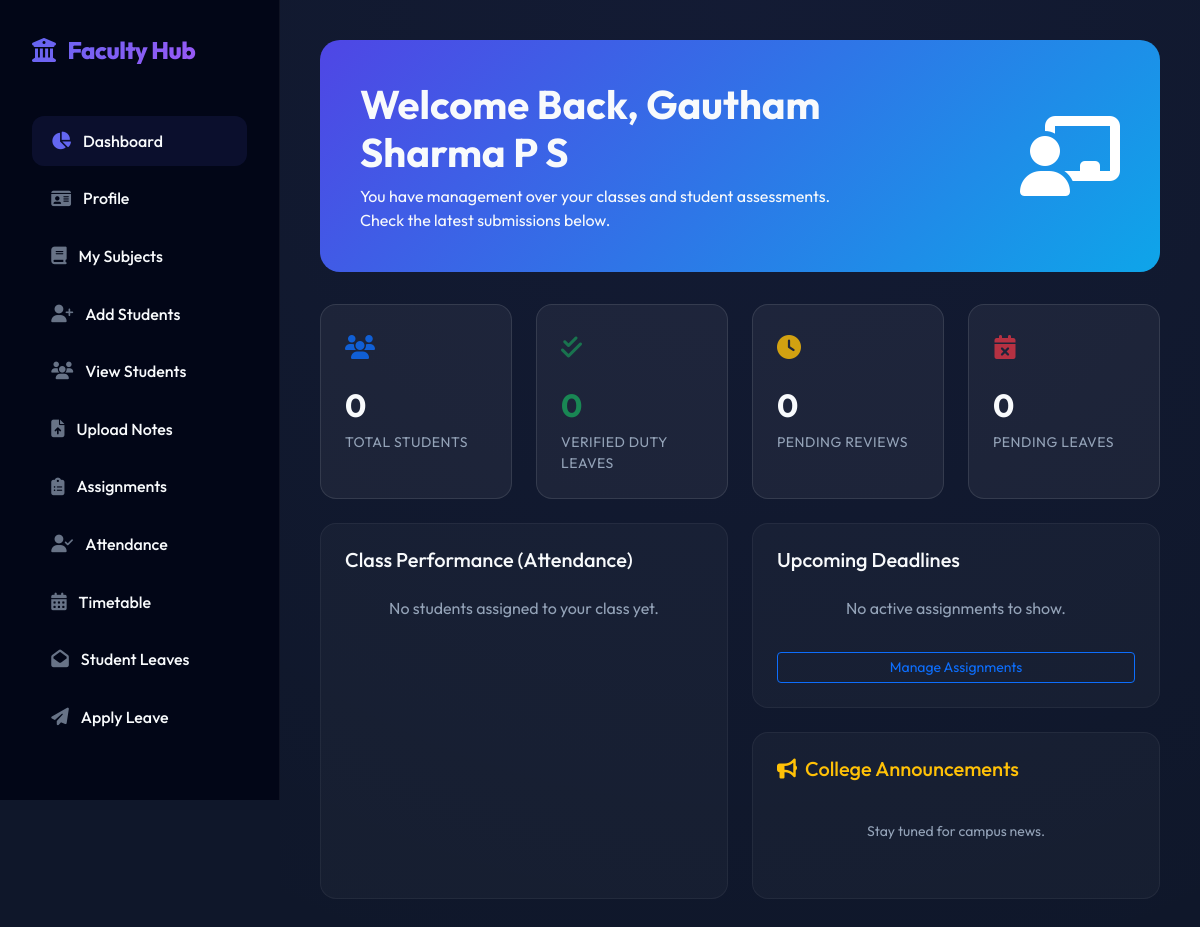
Before: /Teacher/Homepage/ (signed in) with the older database file.
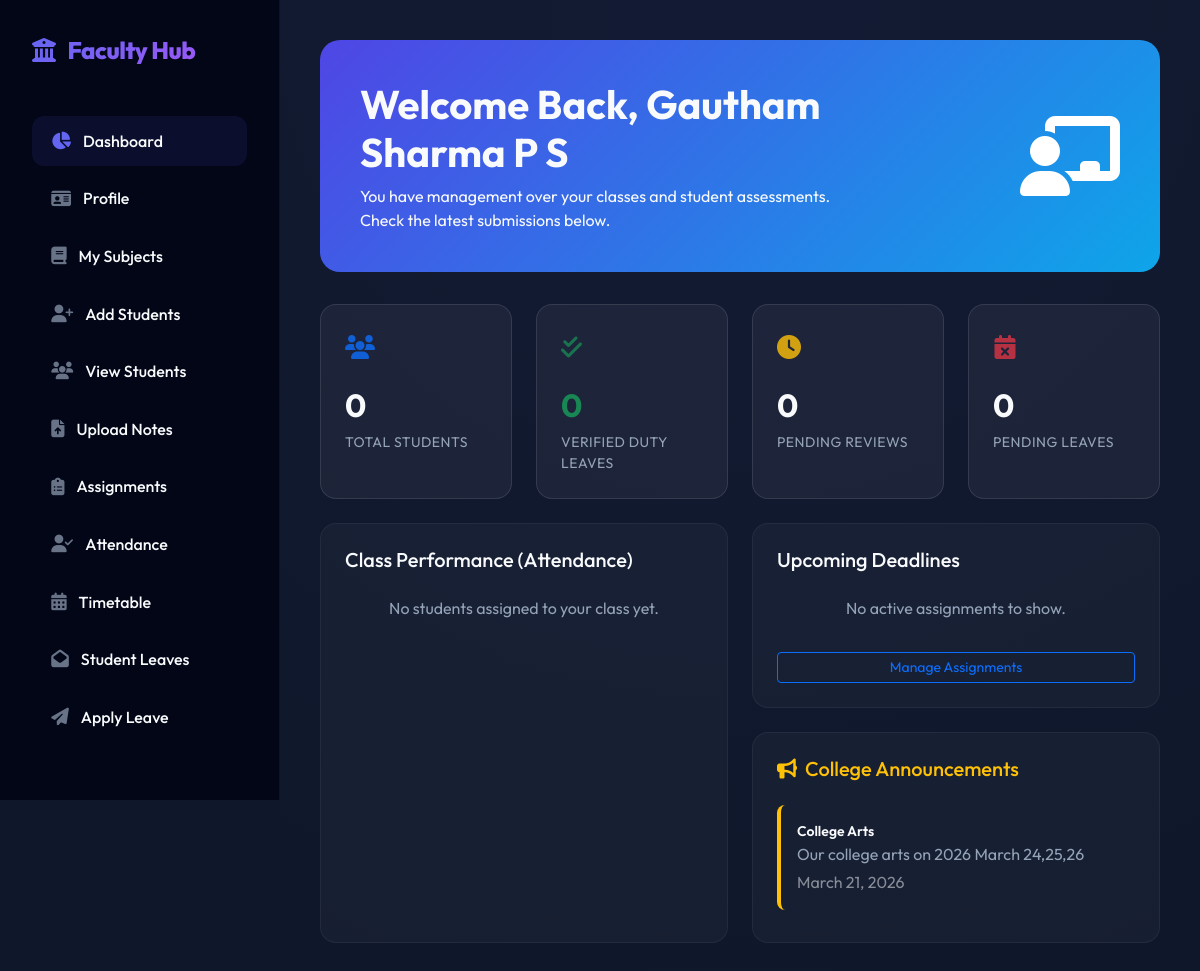
After: the same page with the newer database file.
### Admin/models.py (models this page shows)
class tbl_notification(models.Model):
    notification_title = models.CharField(max_length=200)
    notification_content = models.TextField()
    notification_date = models.DateField(auto_now_add=True)

### Teacher/views.py (the view, shortened to what this page needs)
# urls.py: path('Homepage/',views.Homepage,name="Homepage"),
def Homepage(request):
    teacher = tbl_teacher.objects.get(id=request.session['tid'])
    sc = tbl_student.objects.filter(assignclass__teacher=teacher).count()
    ac = tbl_assignment.objects.filter(teacher=teacher).count()
    lc = tbl_leave.objects.filter(student__assignclass__teacher=teacher, leave_status=0).count()
    verified_duty_leaves = tbl_dutyleave.objects.filter(student__assignclass__teacher=teacher, dutyleave_status=1).count()
    pending_duty_leaves = tbl_dutyleave.objects.filter(student__assignclass__teacher=teacher, dutyleave_status=0).count()
    asup = tbl_assignmentbody.objects.filter(assignment__teacher=teacher).count()
    pending_evals = tbl_assignmentbody.objects.filter(assignment__teacher=teacher, ass_status=0).count()
    std = tbl_student.objects.filter(assignclass__teacher=teacher)
    data = []
    assign = tbl_assignment.objects.filter(teacher=teacher).order_by('-id')[:5]
    notifications = tbl_notification.objects.all().order_by('-id')[:5]
    is_class_teacher = tbl_assignclass.objects.filter(teacher=teacher).exists()
    return render(request, "Teacher/Homepage.html", {
        'student_count': sc,
        'assignment_count': ac,
        'leave_count': lc,
        'verified_duty_leaves': verified_duty_leaves,
        'pending_duty_leaves': pending_duty_leaves,
        'assignment_submission_count': asup,
        'pending_evaluations': pending_evals,
        'data': data,
        'teacher': teacher,
        'is_class_teacher': is_class_teacher,
        'assign': assign,
        'notifications': notifications
    })

### Teacher/context_processors.py (called while the page is built)
def teacher_sidebar_context(request):
    is_class_teacher = False
    tid = request.session.get('tid')
    if tid:
        try:
            teacher = tbl_teacher.objects.get(id=tid)
            is_class_teacher = tbl_assignclass.objects.filter(teacher=teacher).exists()
        except tbl_teacher.DoesNotExist:
            is_class_teacher = False
    return {
        'is_class_teacher': is_class_teacher
    }

### Teacher/Templates/Teacher/Homepage.html (shortened to what the changed rows need)
{% extends 'Teacher/Head.html' %}
{% load static %}
{% block content %}
<div class="teacher-welcome animate-fadeIn">
    <div class="row align-items-center">
        <div class="col-md-8">
            <h1 class="fw-bold mb-2">Welcome Back, {{ teacher.teacher_name }}</h1>
        </div>
    </div>
</div>
<div class="row g-4">
    <div class="col-lg-6">
        <div class="list-card">
            <div class="section-title">
                <h5 class="mb-0 text-warning"><i class="fas fa-bullhorn me-2"></i>College Announcements</h5>
            </div>
            {% for n in notifications %}
            <div class="p-3 bg-white bg-opacity-5 rounded-3 mb-2 border-start border-warning border-4">
                <div class="fw-semibold small">{{ n.notification_title }}</div>
                <div class="smaller text-muted">{{ n.notification_content|truncatewords:10 }}</div>
                <div class="smaller opacity-50 mt-1">{{ n.notification_date }}</div>
            </div>
            {% empty %}
            <p class="text-center text-muted py-3 small">Stay tuned for campus news.</p>
            {% endfor %}
        </div>
    </div>
</div>
{% endblock %}

Changed rows visible on the page:
added tbl_notification: notification_title "College Arts", notification_content "Our college arts on 2026 March 24,25,26", notification_date "March 21, 2026"
Other visible differences:
text no longer shown: "Stay tuned for campus news."
